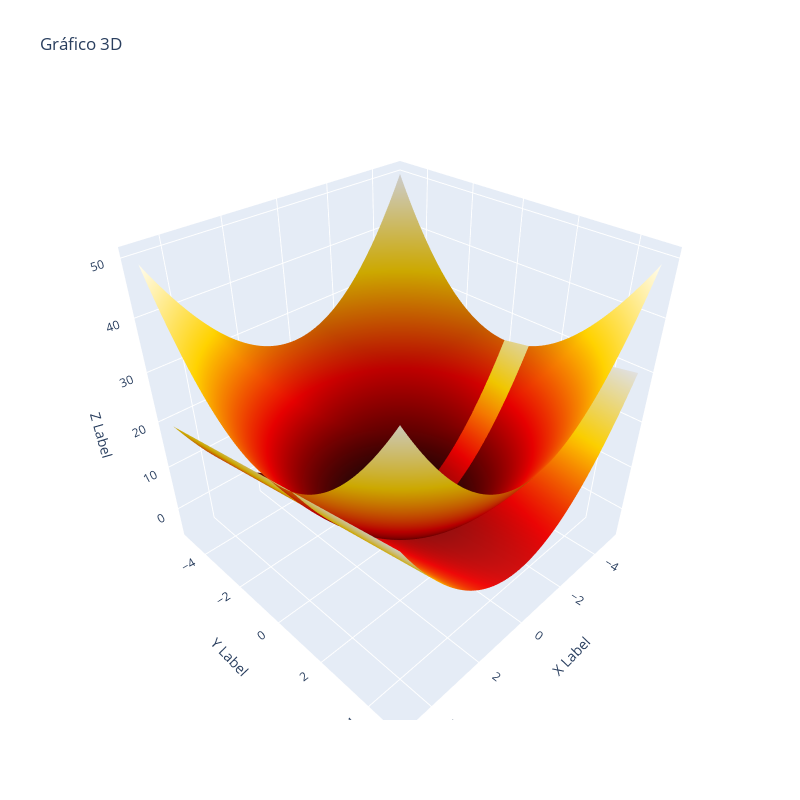

Notebook code for this chart:
### Code cell
plot_3d_surf_cart(['x**2+y','x**2+y**2'], -5, 5, 0.1, -5, 5, 0.1)

### Figure 1 — Plotly figure (JSON) as saved in the notebook; plotly's stock layout.template omitted (floating-point values rounded to 4 significant figures; data arrays with more than 128 entries replaced by an {"elided": "..."} marker saying what was removed)
{"data": [{"colorscale": [[0, "rgb(0,0,0)"], [0.3333, "rgb(230,0,0)"], [0.6667, "rgb(255,210,0)"], [1, "rgb(255,255,255)"]], "showscale": false, "type": "surface", "x": {"elided": "100x100 float values"}, "y": {"elided": "100x100 float values"}, "z": {"elided": "100x100 float values"}}, {"colorscale": [[0, "rgb(0,0,0)"], [0.3333, "rgb(230,0,0)"], [0.6667, "rgb(255,210,0)"], [1, "rgb(255,255,255)"]], "showscale": false, "type": "surface", "x": {"elided": "100x100 float values"}, "y": {"elided": "100x100 float values"}, "z": {"elided": "100x100 float values"}}], "layout": {"height": 800, "scene": {"xaxis": {"title": {"text": "X Label"}}, "yaxis": {"title": {"text": "Y Label"}}, "zaxis": {"title": {"text": "Z Label"}}}, "title": {"text": "Gráfico 3D"}, "width": 800}}
